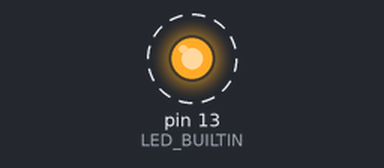
This sketch was run on a simulated Arduino Uno, built with avr-gcc and run on an emulated ATmega328P. On the bench: output pins drawn as LEDs (lit = HIGH). Dashed ring = blinking.

Above: at 0.5 s.
Timing chart, 0 to 4.6 s (numbered marks = the images above):
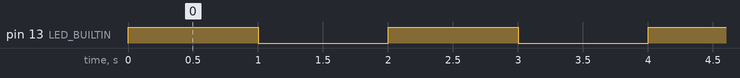

The sketch:

serial-led-class.ino
```cpp
#define LED_PIN LED_BUILTIN
#include "Led.h"

Led led(LED_PIN);

void setup() {
  // put your setup code here, to run once:
  Serial.begin(9600);
}

void loop() {
  // put your main code here, to run repeatedly:
  led.onLed();
  delay(1000);
  led.offLed();
  delay(1000);
}
```

Led.cpp
```cpp
#include <Arduino.h>
#include "Led.h"

int pin;

Led::Led(int INpin) {
  pin = INpin;
  pinMode(pin, OUTPUT);
}

void Led::onLed() {
  digitalWrite(pin, LED_ON);
}

void Led::offLed(){
  digitalWrite(pin, LED_OFF);
}
```

Led.h
```cpp
#define LED_OFF LOW
#define LED_ON HIGH

class Led {
  public:
    Led(int pin);
    void onLed();
    void offLed();
  private:
    int pin;
};

//Led::Led(int INpin) {
//  pin = INpin;
//  pinMode(pin, OUTPUT);
//}
//
//void Led::onLed() {
//  digitalWrite(LED_PIN, LED_ON);
//}
//
//
//void Led::offLed(){
//  digitalWrite(LED_PIN, LED_OFF);
//}
```

Measured:
- by itself, pin 13 (LED_BUILTIN): alternates HIGH for 1.0 s and LOW for 1.0 s
